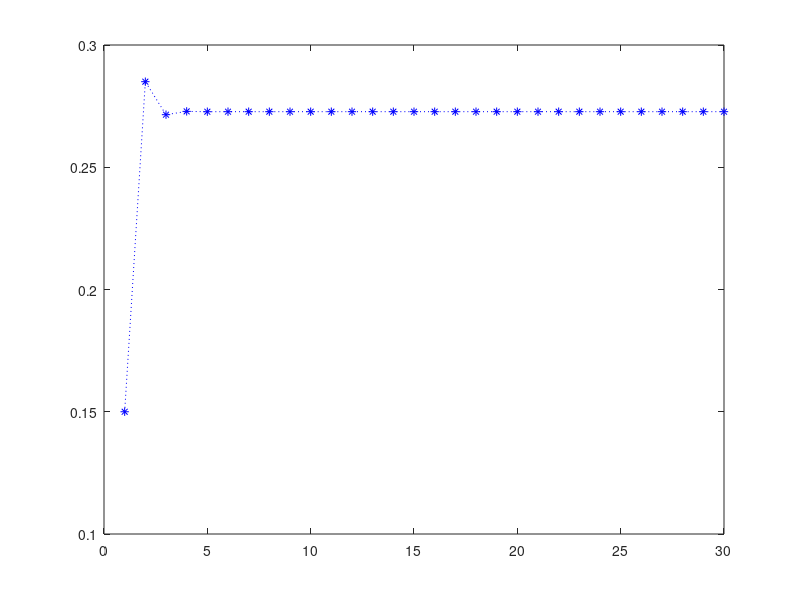

MATLAB code for this plot:
%1. Considere a seguinte situac¸ao e responda ˜ as al ` ´ıneas abaixo:
%Um aluno do primeiro ano de um curso de Engenharia tem todas as semanas 2 aulas Teorico-Pr ´ aticas de ´
%uma Unidade Curricular X as 9:00, ` as quartas e sextas. `
%Todos os dias que tem aulas desta UC, o aluno decide se vai a aula ou n ` ao da seguinte forma: Se tiver ˜
%estado presente na aula anterior a probabilidade de ir a aula ` e 70%; se faltou ´ a anterior, a probabilidade `
%de ir e 80%. ´

%% (a) Se estiver presente na aula de quarta numa determinada semana, qual a probabilidade de estar
%% presente na aula de quarta da semana seguinte?
%% Sugestao: Comece por definir a matriz de transic¸ ˜ ao de estados e o vetor estado correspondentes. ˜

T=[0.2 0.3
   0.8 0.7]; 
sum(T) %a soma tem que dar um vetor de "uns"

v1 = [0 1]'; %transposta; é porque o ponto de partida é Nao faltou
             %VETOR ESTADO

%v2=T*v1 vai dar a probabilidade de ir ou nao ir para as seguintes aulas (v3 = v2 * T...)

v_aula1 = v1;
v_aula2 = T * v_aula1;
v_aula3 = T * v_aula2;
respostaA = v_aula3(2)


%% (b) Se nao estiver presente na aula de quarta numa determinada semana, qual a probabilidade de estar ˜
%% presente na aula de quarta da semana seguinte?
v1 = [1 0]'; %transposta; é porque o ponto de partida é Nao faltou
             %VETOR ESTADO

%v2=T*v1 vai dar a probabilidade de ir ou nao ir para as seguintes aulas (v3 = v2 * T...)

v_aula1 = v1;
v_aula2 = T * v_aula1;
v_aula3 = T * v_aula2;
respostaB = v_aula3(2)

%% (c) Sabendo que esteve presente na primeira aula, qual a probabilidade de estar na ultima aula, assu- ´
%% mindo que o semestre tem exactamente 15 semanas de aulas e nao existem feriados? ˜

v1 = [0 1]';
v=v1;
for aula = 2:15*2
    v = T * v;
end
respostaC = v(2)

%% (d) Represente num grafico a probabilidade de faltar a cada uma das 30 aulas, assumindo que a proba- ´
%% bilidade de estar presente na primeira aula e de 85%.

pNFaltar = 0.85;
v1 = [1-pNFaltar pNFaltar]';
numAulas=30;
prob = zeros(1,numAulas);
prob(1) = v1(1);
v=v1;
for aula = 2:numAulas
    v = T * v;
    prob(aula) = v(1);
end

plot(1:numAulas, prob, 'b*:')

